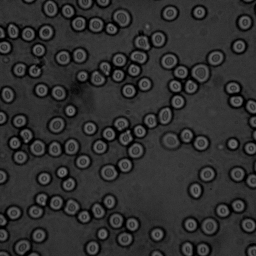
%> input picture tsbb08/labb6/lab6files/blod256.tif, 256 x 256 px
$ octave blood_cells.m   (GNU Octave 9; MATLAB toolbox functions it lacks are replaced by stand-ins)
%> lines starting %> are read from the running program, lines starting %| are printed output that depends on the picture; in (x1, y1, x2, y2) boxes, pixels count from 0 and x2, y2 are one past the last pixel; in counts of white or black regions, pixels touching at a corner belong together; the program's own positions count from 1
### tsbb08/labb6/lab6files/corrc.m
function y = corrc(f,p)
% Normalized correlation without DC component (correlation coefficient):
% y = corrc(f,p)
% f: image
% p: pattern
% y: correlation result
%
% The size of the pattern p must be even.
% The size of the pattern p must be <= the image f.

% Convert indata to double
% ========================
f = double(f);
p = double(p);

% Check sizes
% ===========
[M,N] = size(f);
[Mp,Np] = size(p);
if mod(Mp,2)== 1 | mod(Np,2)== 1
  error('pattern size must be even')
end
if (Mp>M) | (Np>N)
  error('pattern size must smaller or equal to image size')
end

% Remove the DC-level from the pattern
% ====================================
p = p - mean(mean(p));

% Zero-pad pattern and ones-area
% ==============================
rvec = M/2+1+[-Mp/2:Mp/2-1];
cvec = N/2+1+[-Np/2:Np/2-1];
p1 = zeros(M,N);
p1(rvec,cvec) = p;
e = ones(size(p));
e1 = zeros(M,N);
e1(rvec,cvec) = e;

% Calculation of the patterns norm
% ================================
pnorm = sqrt(sum(sum(p.^2)));

% Calculation of mean in the image
% ================================
E = fftshift(fft2(ifftshift(e1)));
F = fftshift(fft2(ifftshift(f)));
fmean = real(ifftshift(ifft2(fftshift(F.*conj(E))))) / sum(e(:));
f = f - fmean; % Lokal DC-level removed

% Correlation in the Fourier domain
% =================================
F = fftshift(fft2(ifftshift(f)));
P = fftshift(fft2(ifftshift(p1)));
y = real(ifftshift(ifft2(fftshift(F.*conj(P)))));

% Calculation of the image norm
% =============================
F2 = fftshift(fft2(ifftshift(f.^2)));
sqf2norm = sqrt(real(ifftshift(ifft2(fftshift(F2.*conj(E))))));

% Normalize
% =========
y = (y./sqf2norm)/pnorm;

### tsbb08/labb6/lab6files/blood_cells.m
clear all;
nuf = double(imread('blod256.tif'));
%> nuf: size 256x256 double; min 0, max 121, mean 46.2; mean of the top-left, top-right, bottom-left and bottom-right quarters 44.3, 48.2, 45.1, 47.1
binvect = [0:1:255];
histo = hist(nuf(:), binvect);
%> histo = 256 values, max 3489 at index 52, min 0 at index 112, mean 256
figure(1)
colormap(gray(256))
subplot(2,2,1), imagesc(nuf, [0 255]);
axis image; title('image nuf0c'); colorbar
subplot(2,2,2), plot(binvect, histo, '.-b');
axis tight; title('histogram')

nuf_thresh1 = nuf > 80;
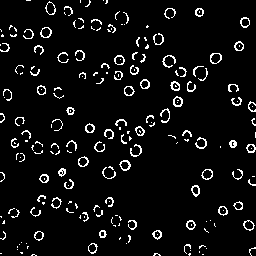
%> nuf_thresh1: size 256x256 logical; 6% white in thin lines or dots
subplot(2,2,3), imagesc(nuf_thresh1);
axis image; title('after threshold 1'); colorbar

nuf_thresh2 = nuf > 60;
%> nuf_thresh2: size 256x256 logical; 13.6% white in thin lines or dots
subplot(2,2,4), imagesc(nuf_thresh2);
axis image; title('after threshold 2'); colorbar

figure(2);
colormap(gray(256));
while 1
    e = nuf_thresh1;
    SE8 = ones(3,3);
    d = imdilate(nuf_thresh1, SE8);
    nuf_thresh1 = d .* nuf_thresh2;

    subplot(121);imagesc(nuf_thresh1);
    axis image;
    %pause;
    if nuf_thresh1 == e
        break;
    end
end
nuf_thresh1 = bwareaopen(nuf_thresh1,17);
%> nuf_thresh1: size 256x256 logical; 13% white in thin lines or dots
nuf_thresh1 = imdilate(nuf_thresh1,SE8);
%> nuf_thresh1: size 256x256 logical; 24.1% white; 111 white regions, largest, box (x1, y1, x2, y2) and area: (191, 64, 209, 83) 232, (163, 133, 180, 148) 206, (113, 10, 131, 27) 200
nufFil = imfill(nuf_thresh1,8,'holes');
%> nufFil: size 256x256 logical; 25% white; 111 white regions, largest, box (x1, y1, x2, y2) and area: (191, 64, 209, 83) 278, (113, 10, 131, 27) 239, (101, 165, 118, 181) 225
subplot(122); imagesc(nufFil); axis image;
%> after `axis image`:
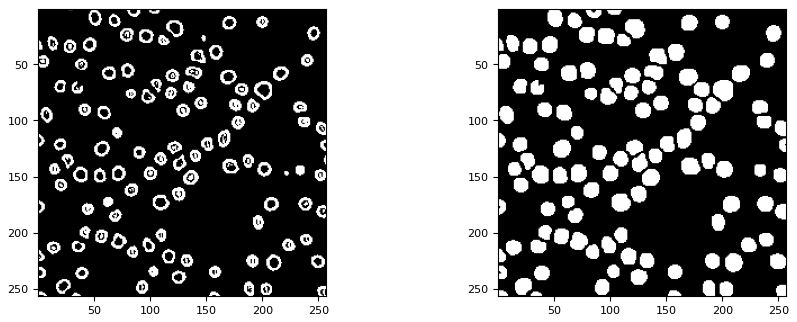
%> figure redrawn from the program's plot data, 2 panels

CC = bwconncomp(nufFil);
%> CC = 111 connected components
ImLabel = labelmatrix(CC);
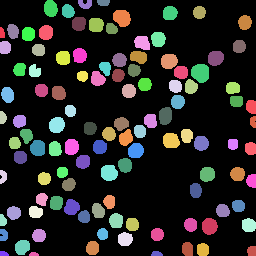
%> ImLabel: size 256x256 uint8; 112 distinct labels, from 0 to 111; one colour per label, 0 black
figure(3);
colormap(colorcube(300));
imagesc(ImLabel); axis image; colorbar;

ImS = bwmorph(ImLabel,'shrink',Inf);
%> ImS: size 256x256 logical; 0.17% white in thin lines or dots
figure(4);
colormap(colorcube(300));
imagesc(ImS); axis image; colorbar;
%> after `colorbar`:
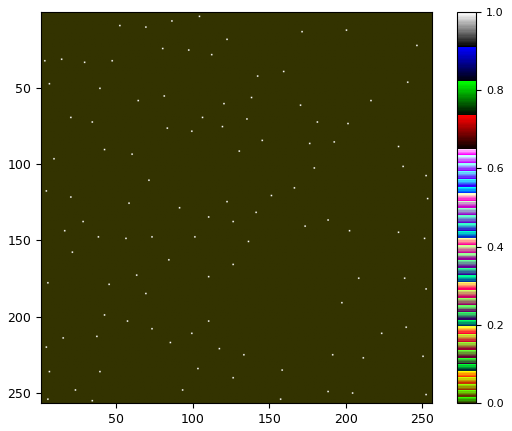
%> figure redrawn from the program's plot data
sum(sum(ImS))
%> ans = 111

figure(5); colormap(gray(256)); imagesc(nuf); axis image; colorbar;

%%

im = double(imread('blod256.tif'));
pattern = im(25:25+19, 18:18+19);
fact = 0.55;
rescorr = corrc(im, pattern);
%> in corrc, `e1(rvec,cvec) = e;`: e1: size 256x256 double; values 0 (black) and 1 (white), 0.61% white; 1 white region, box (x1, y1, x2, y2) and area: (118, 118, 138, 138) 400
%> in corrc, `pnorm = sqrt(sum(sum(p.^2)));`: pnorm = 531.7
%> in corrc, `y = (y./sqf2norm)/pnorm;`:
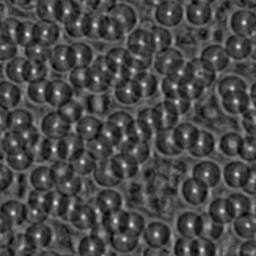
%> y: size 256x256 double; min -0.391, max 0.981, mean 0.000466; drawn with min black and max white
threshcorr = rescorr>(max(rescorr(:))*fact);
%> threshcorr: size 256x256 logical; 0.85% white in thin lines or dots
figure(1)
colormap(gray(256))
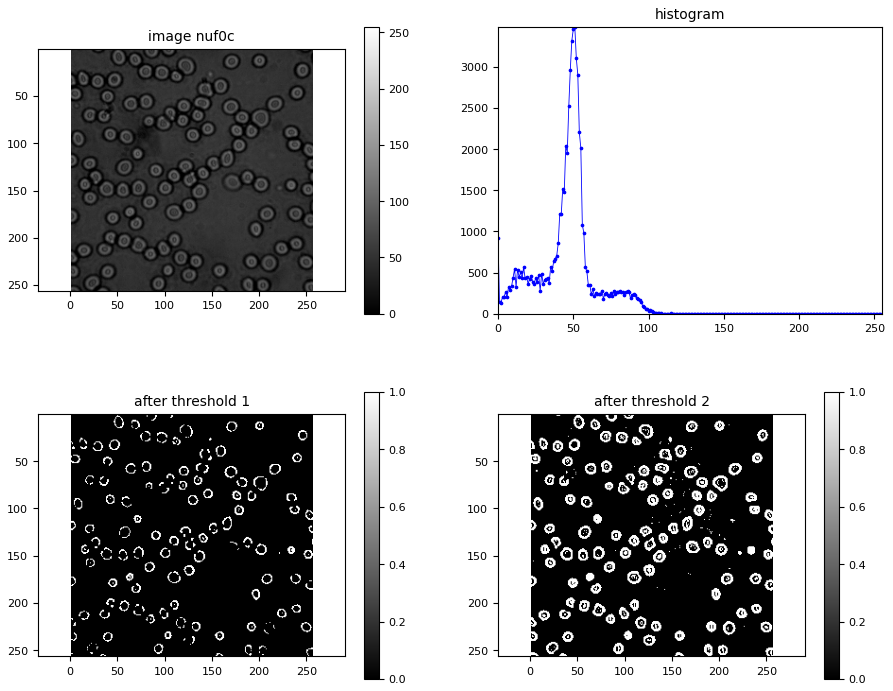
%> figure redrawn from the program's plot data, 4 panels
subplot(2,2,1), imagesc(im, [0 255]);
axis image; title('original image'); colorbar;
subplot(2,2,2), imagesc(pattern, [0 255]);
axis image; title('pattern'); colorbar;
subplot(2,2,3), imagesc(rescorr);
axis image; title('result corr'); colorbar;
subplot(2,2,4), imagesc(threshcorr);
axis image; title('thresh corr'); colorbar;


S = bwmorph(threshcorr,'shrink',Inf);
%> S: size 256x256 logical; 0.14% white in thin lines or dots
figure(2); imagesc(S);
%> after `imagesc(S)`:
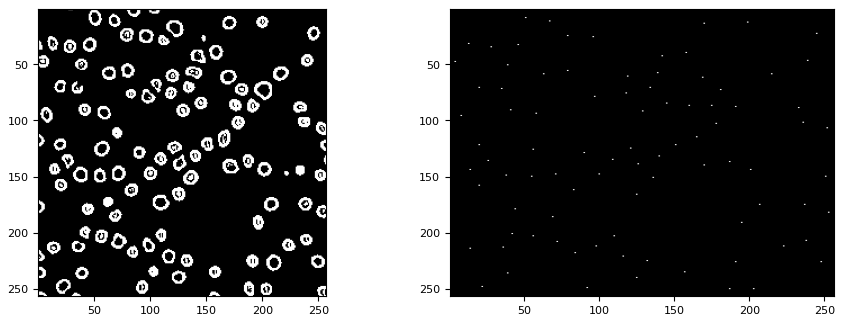
%> figure redrawn from the program's plot data, 2 panels
disp(['Corrc ', num2str(sum(sum(S)))])
%| Corrc 89
